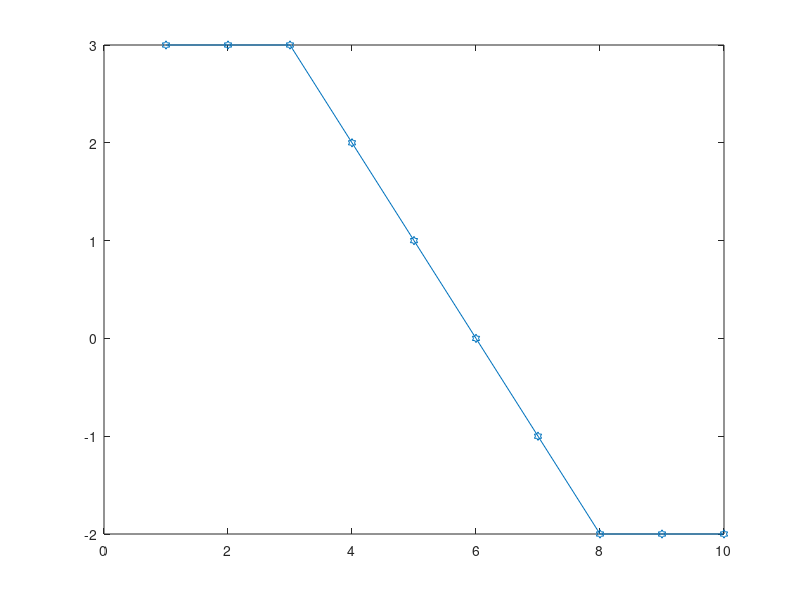
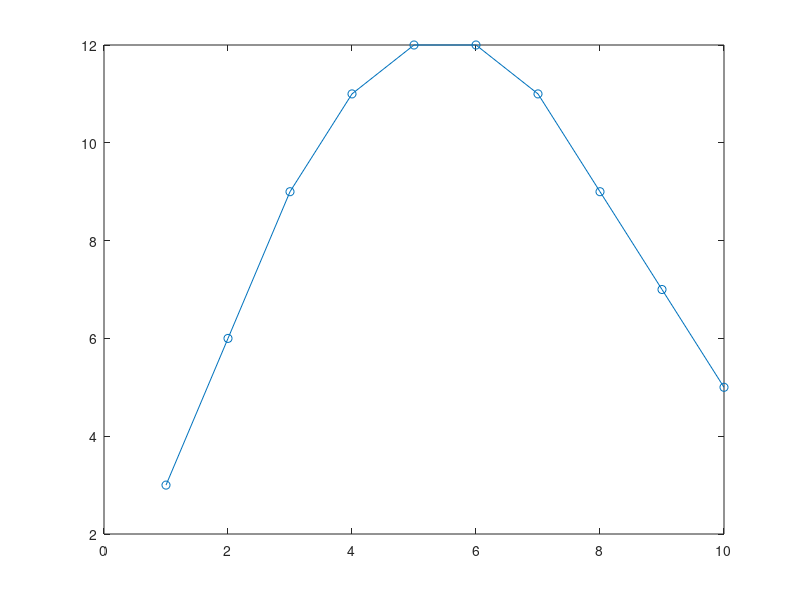
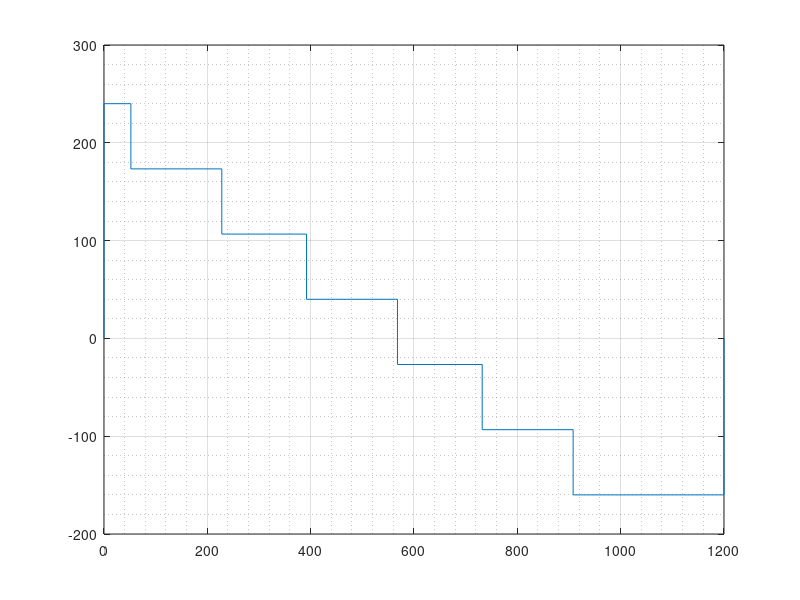

MATLAB code for these plots, in order: (Note: this script raises an error after producing the figures.)
%% Title

%% Double Percent for Section Break
%{
multiline
comments
when
necessary

to open as live script, right click tab and select open as live script
- i plan to use comments for inline code notes (i played around with
converting from live script to .m file with fancy markdown and it didn't
work as well as expected
- we will be submitting raw code anyway so editing .m files (and converting
to .mlx files when necessary) would be more ideal
%}

% Since this is .m file, outputs to command window
a = [3 3 3 2 1 0 -1 -2 -2 -2];
a

% Plots not to command window (hexagram best marker)
figure
plot(a, "-hexagram")

figure
plot(cumsum(a), "-o")

%% Design 0
close all;
clear;

x = 0;

y_left = (720-x)/3;
y_right = (x+480)/3;

shear = zeros(1, 16);
shear(1) = 0;
shear(16) = 0;

x_shear = [0, 0, x+52, x+52, x+52+176, x+52+176, x+392, x+392, x+568, x+568, x+732, x+732, x+908, x+908, 1200, 1200];

for i = 1:7
    shear(2*i) = y_left - (200/3)*(i-1);
    shear(2*i+1) = y_left - (200/3)*(i-1);
end
shear;

moment = zeros(1,8);

moment(1) = 0;
moment(8) = 0;

x_moment = [0, x+52, x+52+176, x+392, x+568, x+732, x+908, 1200];


for i = 2:7
    x_val = (x_shear((i-1)*2+1)) - x_shear((i-1)*2-1);
    moment(i) = moment(i-1) + (shear((i-1)*2 + 1) * x_val);
end

moment;

figure
plot(x_shear, shear)
grid on
grid minor
yline(0)
xlabel("Distance Along Bridge (mm)")
ylabel("Shear Force (N)")
title("Shear Force Diagram")

figure
plot(x_moment, moment)
grid on
grid minor
set(gca, 'YDir', 'reverse')  % Flip y-axis
xlabel("Distance Along Bridge (mm)")
ylabel("Bending Moment (Nmm)")
title("Bending Moment Diagram")

%% Testing Another BMD
sfd = [linspace(440, 260, 3000), linspace(60, -60, 2000), linspace(-260, -440, 3000)];

figure
plot(1:(3000+2000+3000), sfd)
grid on
grid minor

figure
plot(1:3000+2000+3000, cumsum(sfd))
grid on
grid minor

%% Questions
%{
- can we still assume that the distance between the diaphragms is 400 despite the double diaphragm on the left/right end
- Table 30.2 ea 7, is the vertical direction not supported?
- is Q(x) the maximum?
- can we just ignore the top flange if we design it out
- is 1 mm increments the typical way that graphs are made
%}
